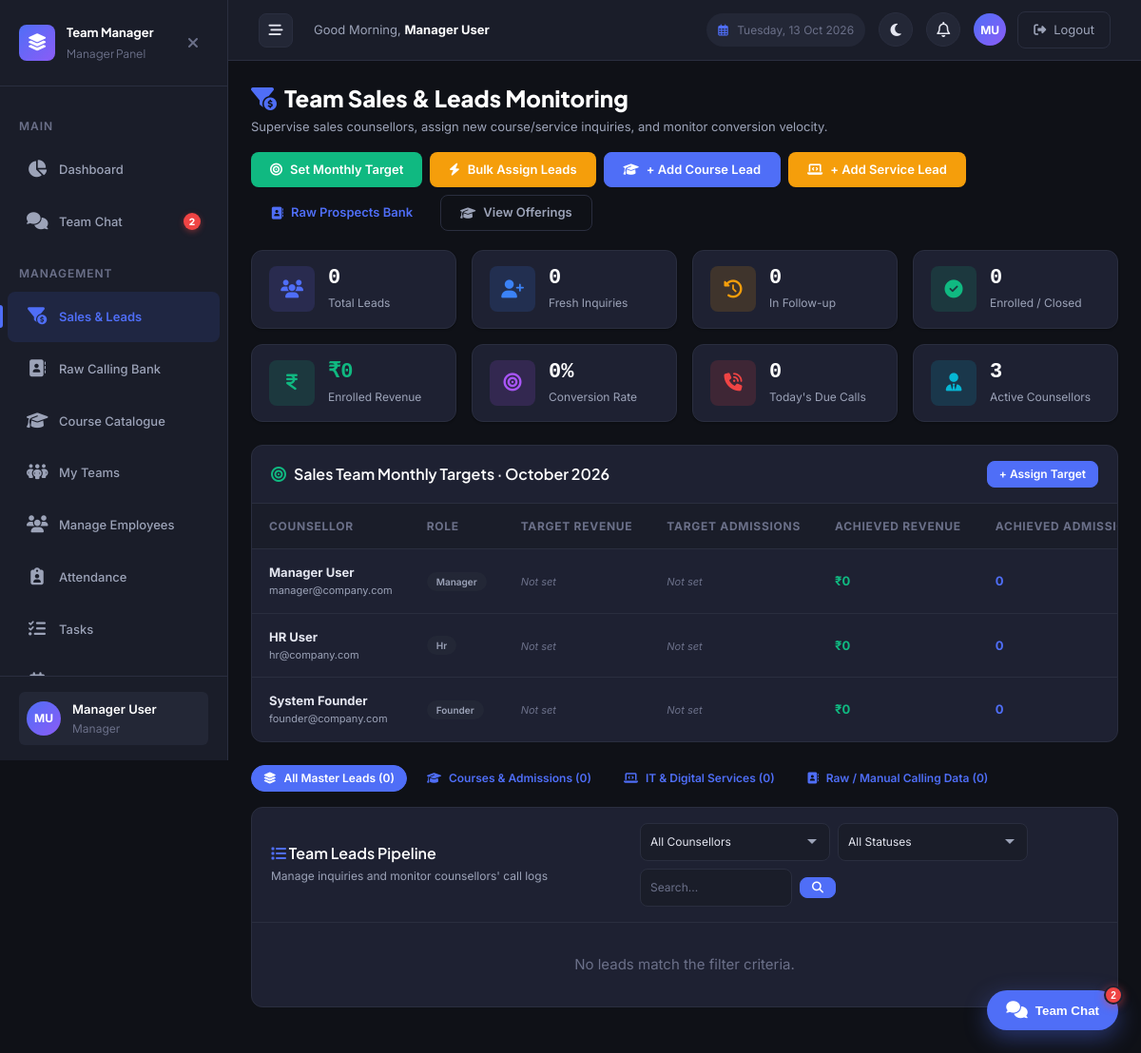
The app's page /manager/sales.php (signed in) with its own data.
### tables this page shows
CREATE TABLE `users` (
  `id` int NOT NULL AUTO_INCREMENT,
  `employee_id` varchar(50) DEFAULT NULL,
  `name` varchar(100) NOT NULL,
  `email` varchar(150) NOT NULL,
  `contact_no` varchar(20) DEFAULT NULL,
  `designation` varchar(100) DEFAULT NULL,
  `joining_date` date DEFAULT NULL,
  `base_salary` decimal(10,2) NOT NULL DEFAULT '30000.00',
  `password` varchar(255) NOT NULL,
  `pin` varchar(255) DEFAULT NULL,
  `role` varchar(50) NOT NULL DEFAULT 'employee',
  `manager_id` int DEFAULT NULL,
  `status` enum('active','inactive') NOT NULL DEFAULT 'active',
  `created_at` timestamp NULL DEFAULT CURRENT_TIMESTAMP,
  `updated_at` timestamp NULL DEFAULT CURRENT_TIMESTAMP ON UPDATE CURRENT_TIMESTAMP,
  `last_activity` timestamp NULL DEFAULT NULL,
  `presence_status` enum('automatic','dnd','away','offline') NOT NULL DEFAULT 'automatic',
  `custom_status_text` varchar(255) DEFAULT NULL,
  `custom_status_emoji` varchar(50) DEFAULT NULL,
  `last_active_at` timestamp NULL DEFAULT CURRENT_TIMESTAMP ON UPDATE CURRENT_TIMESTAMP,
  PRIMARY KEY (`id`),
  UNIQUE KEY `uk_email` (`email`),
  UNIQUE KEY `uk_employee_id` (`employee_id`),
  KEY `idx_role` (`role`),
  KEY `idx_manager_id` (`manager_id`),
  KEY `idx_status` (`status`),
  CONSTRAINT `fk_users_manager` FOREIGN KEY (`manager_id`) REFERENCES `users` (`id`) ON DELETE SET NULL ON UPDATE CASCADE
);

### manager/sales.php (the view, shortened to what the rows shown need)
<?php
require_once __DIR__ . '/../includes/functions.php';
require_once __DIR__ . '/../includes/auth.php';
requireRole([ROLE_MANAGER]);
$counsellors = getSalesCounsellorsList();
include __DIR__ . '/../includes/header.php';
?>
<div class="page-header" style="display: flex; justify-content: space-between; align-items: center; flex-wrap: wrap; gap: var(--space-4); margin-bottom: var(--space-5);">
    <div>
        <h1 class="page-title"><i class="fa-solid fa-funnel-dollar" style="color: var(--color-primary); margin-right: 8px;"></i>Team Sales & Leads Monitoring</h1>
    </div>
</div>
<div class="data-table-container fade-in" style="background: var(--color-bg-card); border: 1px solid var(--color-border); border-radius: var(--radius-lg); overflow: hidden; margin-bottom: var(--space-6);">
    <?php
    $managerCounsellorTargets = getAllCounsellorsMonthlyTargets();
    ?>
    <?php if (empty($managerCounsellorTargets)): ?>
        <p style="text-align: center; color: var(--color-text-muted); padding: var(--space-6);">No sales counsellors registered.</p>
    <?php else: ?>
        <div style="overflow-x: auto;">
            <table class="data-table" style="width: 100%;">
                <thead>
                    <tr>
                        <th>Counsellor</th>
                        <th>Role</th>
                        <th>Target Revenue</th>
                        <th>Target Admissions</th>
                        <th>Achieved Revenue</th>
                        <th>Achieved Admissions</th>
                    </tr>
                </thead>
            </table>
        </div>
    <?php endif; ?>
</div>
<?php
include __DIR__ . '/../includes/footer.php';
?>

### includes/header.php (shortened to what the rows shown need)
<?php
$greeting = (date('H') < 12) ? 'Good Morning' : ((date('H') < 17) ? 'Good Afternoon' : 'Good Evening');
?>
<!DOCTYPE html>
<html lang="en" data-theme="dark">
<head>
    <link rel="stylesheet" href="https://cdnjs.cloudflare.com/ajax/libs/font-awesome/6.5.1/css/all.min.css" />
    <link rel="stylesheet" href="<?php echo BASE_URL; ?>/assets/css/style.css?v=<?php echo @filemtime(__DIR__ . '/../assets/css/style.css') ?: time(); ?>">
</head>
<body>
    <div class="app-layout">
        <?php include __DIR__ . '/sidebar.php'; ?>
        <div class="main-wrapper">
            <header class="top-header">
                <div class="header-left">
                    <div class="header-greeting">
                        <?php echo $greeting; ?>, <strong><?php echo e($currentUser['name'] ?? 'User'); ?></strong>
                    </div>
                </div>
                <div class="header-right" style="display: flex; align-items: center; gap: 14px;">
                    <div class="header-user-section">
                        <a href="<?php echo BASE_URL; ?>/profile.php" class="header-avatar" title="View Profile" style="text-decoration: none; color: #fff; display: flex; align-items: center; justify-content: center; font-weight: bold; background-color: var(--color-primary);"><?php echo e($userInitials); ?></a>
                        <a href="<?php echo BASE_URL; ?>/auth/logout.php" class="btn-logout" title="Logout">
                            <i class="fa-solid fa-right-from-bracket"></i> <span class="btn-logout-text">Logout</span>
                        </a>
                    </div>
                </div>
            </header>
            <main class="main-content fade-in">

### includes/sidebar.php (shortened to what the rows shown need)
<?php
$currentUser = getCurrentUser();
$userRole = $currentUser['role'] ?? '';
$baseRole = function_exists('getRoleBaseType') ? getRoleBaseType($userRole) : $userRole;
$userInitials = getInitials($currentUser['name'] ?? 'U');
$sidebarChatUnread = isLoggedIn() ? countUnreadChatMessages((int)($currentUser['id'] ?? 0)) : 0;
$currentPage = basename($_SERVER['PHP_SELF'], '.php');
$currentDir = basename(dirname($_SERVER['PHP_SELF']));
function isActive(string $dir, string $page): string {
    global $currentDir, $currentPage;
    return ($currentDir === $dir && $currentPage === $page) ? ' active' : '';
}
?>
<aside class="sidebar" id="sidebar">
    <div class="sidebar-brand">
        <div class="sidebar-brand-text">
            Team Manager
            <span><?php echo ucwords(str_replace('_', ' ', e($userRole))); ?> Panel</span>
        </div>
    </div>
    <nav class="sidebar-nav">
        <?php if ($baseRole === ROLE_FOUNDER): ?>
            <div class="sidebar-nav-label">Main</div>
            <a href="<?php echo BASE_URL; ?>/founder/dashboard.php" class="sidebar-nav-item<?php echo isActive('founder', 'dashboard'); ?>">
                <span class="nav-icon"><i class="fa-solid fa-chart-pie"></i></span> Dashboard
            </a>
            <a href="<?php echo BASE_URL; ?>/chat/index.php" class="sidebar-nav-item<?php echo isActive('chat', 'index'); ?>">
                <span class="nav-icon"><i class="fa-solid fa-comments"></i></span> Team Chat
                <span class="sidebar-chat-badge" style="display: <?php echo $sidebarChatUnread > 0 ? 'inline-flex' : 'none'; ?>;"><?php echo $sidebarChatUnread > 99 ? '99+' : $sidebarChatUnread; ?></span>
            </a>
            <div class="sidebar-nav-label">People</div>
            <a href="<?php echo BASE_URL; ?>/founder/teams.php" class="sidebar-nav-item<?php echo isActive('founder', 'teams'); ?>">
                <span class="nav-icon"><i class="fa-solid fa-people-group"></i></span> Teams & Squads
            </a>
            <a href="<?php echo BASE_URL; ?>/founder/managers.php" class="sidebar-nav-item<?php echo isActive('founder', 'managers'); ?>">
                <span class="nav-icon"><i class="fa-solid fa-user-tie"></i></span> Managers
            </a>
            <a href="<?php echo BASE_URL; ?>/founder/employees.php" class="sidebar-nav-item<?php echo isActive('founder', 'employees'); ?>">
                <span class="nav-icon"><i class="fa-solid fa-users"></i></span> Employees
            </a>
            <a href="<?php echo BASE_URL; ?>/founder/user-management.php" class="sidebar-nav-item<?php echo isActive('founder', 'user-management'); ?>">
                <span class="nav-icon"><i class="fa-solid fa-gears"></i></span> User Management
            </a>
            <a href="<?php echo BASE_URL; ?>/founder/roles.php" class="sidebar-nav-item<?php echo isActive('founder', 'roles'); ?>">
                <span class="nav-icon"><i class="fa-solid fa-user-shield"></i></span> Roles & Permissions
            </a>
            <div class="sidebar-nav-label">Modules</div>
            <a href="<?php echo BASE_URL; ?>/founder/sales.php" class="sidebar-nav-item<?php echo isActive('founder', 'sales'); ?>">
                <span class="nav-icon"><i class="fa-solid fa-funnel-dollar"></i></span> Sales & Leads CRM
            </a>
            <a href="<?php echo BASE_URL; ?>/founder/revenue.php" class="sidebar-nav-item<?php echo isActive('founder', 'revenue'); ?>">
                <span class="nav-icon"><i class="fa-solid fa-vault"></i></span> Revenue Model
            </a>
            <a href="<?php echo BASE_URL; ?>/sales/raw_leads.php" class="sidebar-nav-item<?php echo isActive('sales', 'raw_leads'); ?>">
                <span class="nav-icon"><i class="fa-solid fa-address-book"></i></span> Raw Calling Bank
            </a>
            <a href="<?php echo BASE_URL; ?>/sales/offerings.php" class="sidebar-nav-item<?php echo isActive('sales', 'offerings'); ?>">
                <span class="nav-icon"><i class="fa-solid fa-graduation-cap"></i></span> Course Catalogue
            </a>
            <a href="<?php echo BASE_URL; ?>/founder/attendance.php" class="sidebar-nav-item<?php echo isActive('founder', 'attendance'); ?>">
                <span class="nav-icon"><i class="fa-solid fa-clipboard-user"></i></span> Attendance
            </a>
            <a href="<?php echo BASE_URL; ?>/founder/tasks.php" class="sidebar-nav-item<?php echo isActive('founder', 'tasks'); ?>">
                <span class="nav-icon"><i class="fa-solid fa-list-check"></i></span> Tasks
            </a>
            <a href="<?php echo BASE_URL; ?>/founder/meetings.php" class="sidebar-nav-item<?php echo isActive('founder', 'meetings'); ?>">
                <span class="nav-icon"><i class="fa-solid fa-calendar-days"></i></span> Meetings
            </a>
            <div class="sidebar-nav-label">Insights</div>
            <a href="<?php echo BASE_URL; ?>/founder/reports.php" class="sidebar-nav-item<?php echo isActive('founder', 'reports'); ?>">
                <span class="nav-icon"><i class="fa-solid fa-chart-line"></i></span> Reports
            </a>
            <a href="<?php echo BASE_URL; ?>/founder/tickets.php" class="sidebar-nav-item<?php echo isActive('founder', 'tickets'); ?>">
                <span class="nav-icon"><i class="fa-solid fa-headset"></i></span> Support Tickets
            </a>
            <a href="<?php echo BASE_URL; ?>/founder/leaves.php" class="sidebar-nav-item<?php echo isActive('founder', 'leaves'); ?>">
                <span class="nav-icon"><i class="fa-solid fa-umbrella-beach"></i></span> Leave Requests
            </a>
            <a href="<?php echo BASE_URL; ?>/founder/announcements.php" class="sidebar-nav-item<?php echo isActive('founder', 'announcements'); ?>">
                <span class="nav-icon"><i class="fa-solid fa-bullhorn"></i></span> Announcements
            </a>
        <?php elseif ($baseRole === ROLE_MANAGER): ?>
            <a href="<?php echo BASE_URL; ?>/chat/index.php" class="sidebar-nav-item<?php echo isActive('chat', 'index'); ?>">
                <span class="nav-icon"><i class="fa-solid fa-comments"></i></span> Team Chat
                <span class="sidebar-chat-badge" style="display: <?php echo $sidebarChatUnread > 0 ? 'inline-flex' : 'none'; ?>;"><?php echo $sidebarChatUnread > 99 ? '99+' : $sidebarChatUnread; ?></span>
            </a>
        <?php endif; ?>
    </nav>
    <div class="sidebar-footer">
        <a href="<?php echo BASE_URL; ?>/profile.php" class="sidebar-user" style="text-decoration: none; display: flex; align-items: center; width: 100%; border-radius: var(--radius-sm); transition: background-color var(--transition-base); padding: var(--space-2);" onmouseover="this.style.backgroundColor='var(--color-bg-tertiary)'" onmouseout="this.style.backgroundColor='transparent'">
            <div class="sidebar-user-avatar"><?php echo e($userInitials); ?></div>
            <div class="sidebar-user-info">
                <div class="sidebar-user-name"><?php echo e($currentUser['name'] ?? 'User'); ?></div>
                <div class="sidebar-user-role"><?php echo ucwords(str_replace('_', ' ', e($userRole))); ?></div>
            </div>
        </a>
    </div>
</aside>

### records on screen
users: role "Manager", id "2", name "MU", name "Manager User"

### other values on screen
$teamMetrics['total_leads'] "0"
$teamMetrics['new_leads'] "0"
$teamMetrics['interested'] "0"
$teamMetrics['enrolled'] "0"
$teamMetrics['total_enrolled_value'] "0"
$teamMetrics['conversion_rate'] "0"
$teamMetrics['today_followups_count'] "0"
count($counsellors) "3"
$mct['counsellor_name'] "Manager User"
$mct['counsellor_email'] "manager@company.com"
str_replace('_', ' ', e($mct['counsellor_role'])) "Manager"
$mct['achieved_revenue'] "0"
$mct['achieved_enrollments'] "0"
$mct['counsellor_name'] "HR User"
$mct['counsellor_email'] "hr@company.com"
